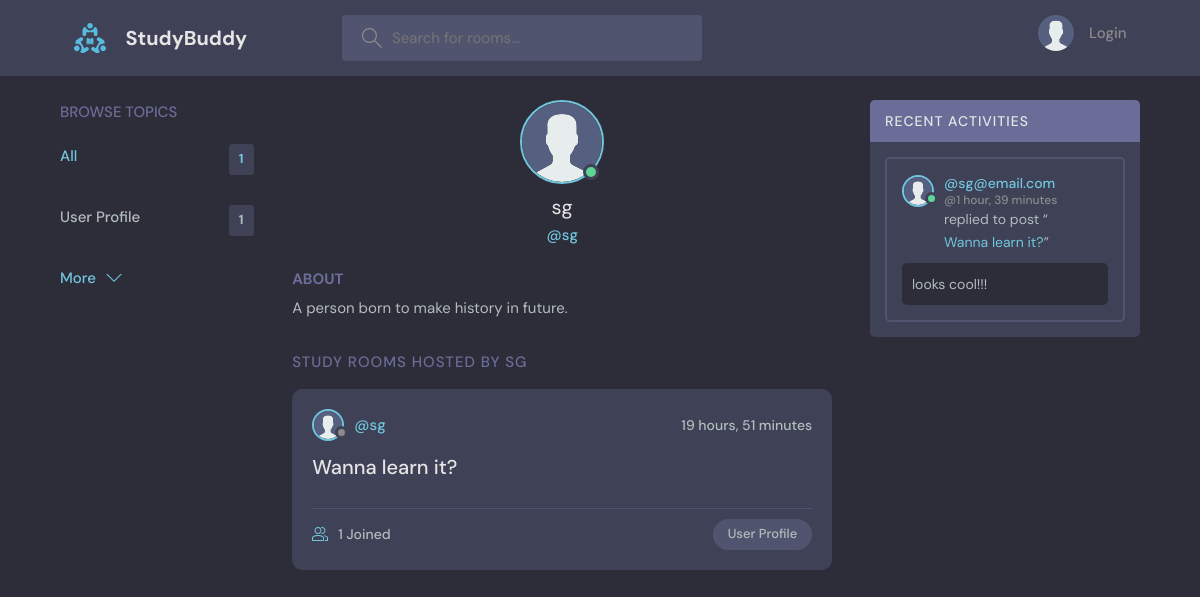
Page /profile/1/ on the earlier database version.
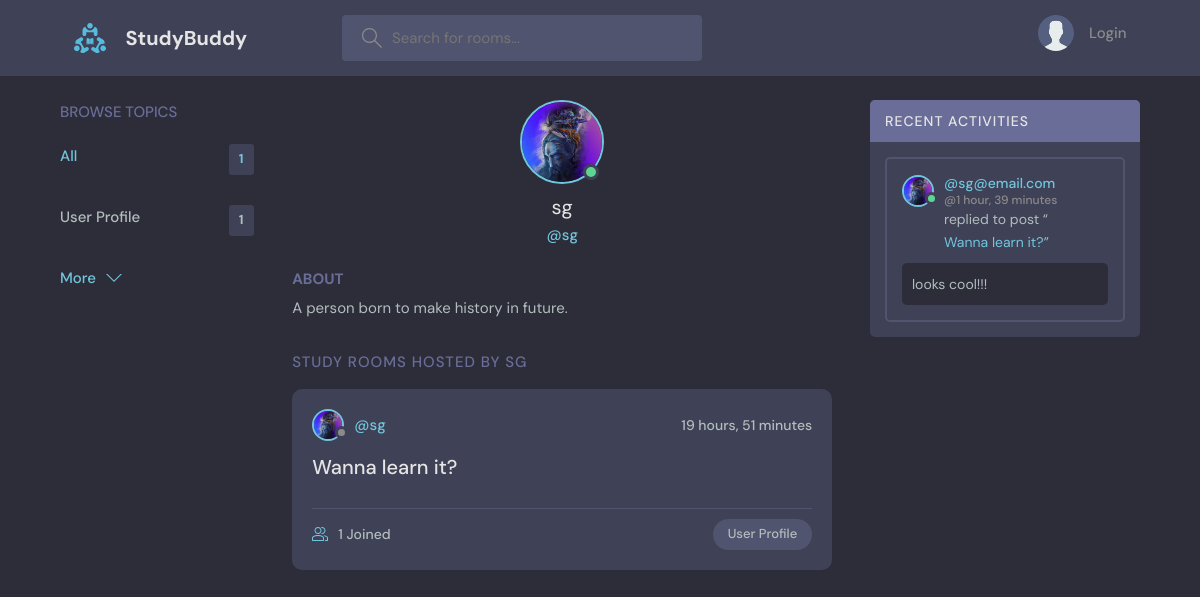
Same page on the later database version.
### base/models.py (models this page shows, shortened)
class User(AbstractUser):
    name=models.CharField(max_length=200,null=True)
    email=models.EmailField(unique=True,null=True)
    bio=models.TextField(null=True)
    avatar=models.ImageField(null=True,default="avatar.svg")
    USERNAME_FIELD='email'
    REQUIRED_FIELDS=[]

class Room(models.Model):
    host = models.ForeignKey(User, on_delete=models.SET_NULL, null = True)
    topic = models.ForeignKey(Topic, on_delete=models.SET_NULL, null=True)
    name=models.CharField(max_length=200)
    participants=models.ManyToManyField(User, related_name='participants',blank=True)
    description=models.TextField(blank=True,null=True)
    updated = models.DateTimeField(auto_now=True)
    created=models.DateField(auto_now_add=True)
    class Meta:
        ordering=['-updated','-created']
    def __str__(self):
        return self.name

class Message(models.Model):
    user = models.ForeignKey(User, on_delete = models.CASCADE)
    room = models.ForeignKey(Room, on_delete=models.CASCADE)
    body = models.TextField()
    updated = models.DateTimeField(auto_now=True)
    created = models.DateTimeField(auto_now_add=True)
    class Meta:
        ordering=['-updated','-created']

class Topic(models.Model):
    name = models.CharField(max_length=200)

### base/views.py (the view)
# urls.py: path("profile/<str:pk>/",views.userProfile,name='user-profile'),
def userProfile(request,pk):
    user=User.objects.get(id=pk)
    rooms=user.room_set.all()
    room_messages=user.message_set.all()
    topics=Topic.objects.all()
    context={'user':user,'rooms':rooms,'room_messages':room_messages,'topics':topics}
    return render(request,'base/profile.html',context)

### base/templates/base/profile.html (shortened to what this page needs)
{% extends 'main.html' %}
{% block content %}
  <main class="profile-page layout layout--3">
    <div class="container">
        {% include 'base/topics_component.html' %}
      <div class="roomList">
        <div class="profile">
          <div class="profile__avatar">
            <div class="avatar avatar--large active">
              <img src="{{user.avatar.url}}" />
            </div>
          </div>
          <div class="profile__info">
            <h3>{{user.username}}</h3>
            <p>@{{user.username}}</p>
          </div>
          <div class="profile__about">
            <h3>About</h3>
            <p>
              {{user.bio}}
            </p>
          </div>
        </div>
        <div class="roomList__header">
          <div>
            <h2>Study Rooms Hosted by {{user.username}}</a>
            </h2>
          </div>
        </div>
        {% include 'base/feed_component.html' %}
      </div>
      {% include 'base/activity_component.html' %}
    </div>
  </main>
  {% endblock content %}

### base/templates/base/feed_component.html (shortened to what this page needs)
{% for room in rooms %}
<div class="roomListRoom">
  <div class="roomListRoom__header">
    <a href="{% url 'user-profile' room.host.id %}" class="roomListRoom__author">
      <div class="avatar avatar--small">
        <img src="{{room.host.avatar.url}}" />
      </div>
      <span>@{{room.host.username}}</span>
    </a>
    <div class="roomListRoom__actions">
      <span>{{room.created|timesince }}</span>
    </div>
  </div>
  <div class="roomListRoom__content">
    <a href="{% url 'room' room.id %}">{{room.name}}</a>
  </div>
  <div class="roomListRoom__meta">
    <a href="{% url 'room' room.id %}" class="roomListRoom__joined">
      {{room.participants.all.count}} Joined
    </a>
    <p class="roomListRoom__topic">{{room.topic.name}}</p>
  </div>
</div>
{% endfor %}

### base/templates/base/activity_component.html (shortened to what this page needs)
<div class="activities">
  <div class="activities__header">
    <h2>Recent Activities</h2>
  </div>
  {% for message in room_messages %}
  <div class="activities__box">
    <div class="activities__boxHeader roomListRoom__header">
      <a href="{% url 'user-profile' message.user.id %}" class="roomListRoom__author">
        <div class="avatar avatar--small active">
          <img src="{{message.user.avatar.url}}" />
        </div>
        <p>
          @{{message.user}}
          <span>@{{message.created|timesince}}</span>
        </p>
      </a>
    </div>
    <div class="activities__boxContent">
      <p>replied to post “<a href="{% url 'room' message.room.id %}">{{message.room}}</a>”</p>
      <div class="activities__boxRoomContent">
        {{message.body}}
      </div>
    </div>
  </div>
  {% endfor %}
</div>

Differences in the rows shown:
changed User "sg": avatar: picture added in place of a placeholder
changed through a linked row, Room "Wanna learn it?": host.avatar: picture added in place of a placeholder
changed through a linked row, Message "looks cool!!!": user.avatar: picture added in place of a placeholder
